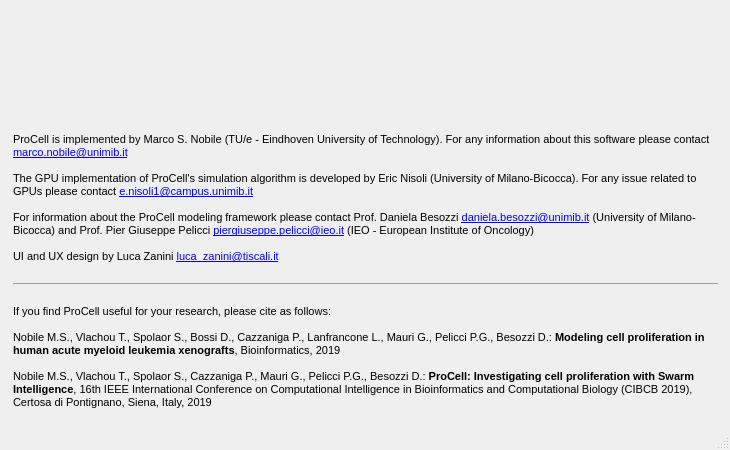
<?xml version="1.0" encoding="UTF-8"?>
<ui version="4.0">
 <class>MainWindow</class>
 <widget class="QMainWindow" name="MainWindow">
  <property name="windowModality">
   <enum>Qt::ApplicationModal</enum>
  </property>
  <property name="geometry">
   <rect>
    <x>0</x>
    <y>0</y>
    <width>730</width>
    <height>450</height>
   </rect>
  </property>
  <property name="sizePolicy">
   <sizepolicy hsizetype="Fixed" vsizetype="Fixed">
    <horstretch>0</horstretch>
    <verstretch>0</verstretch>
   </sizepolicy>
  </property>
  <property name="minimumSize">
   <size>
    <width>730</width>
    <height>450</height>
   </size>
  </property>
  <property name="maximumSize">
   <size>
    <width>1128</width>
    <height>450</height>
   </size>
  </property>
  <property name="windowTitle">
   <string>About ProCell</string>
  </property>
  <property name="unifiedTitleAndToolBarOnMac">
   <bool>true</bool>
  </property>
  <widget class="QWidget" name="centralwidget">
   <property name="sizePolicy">
    <sizepolicy hsizetype="Fixed" vsizetype="Fixed">
     <horstretch>0</horstretch>
     <verstretch>0</verstretch>
    </sizepolicy>
   </property>
   <layout class="QVBoxLayout" name="verticalLayout">
    <item>
     <layout class="QVBoxLayout" name="verticalLayout_2">
      <item>
       <widget class="QLabel" name="label">
        <property name="sizePolicy">
         <sizepolicy hsizetype="Fixed" vsizetype="Fixed">
          <horstretch>0</horstretch>
          <verstretch>0</verstretch>
         </sizepolicy>
        </property>
        <property name="maximumSize">
         <size>
          <width>1108</width>
          <height>114</height>
         </size>
        </property>
        <property name="text">
         <string/>
        </property>
        <property name="pixmap">
         <pixmap resource="resources.qrc">:/buttons/procell_logo.png</pixmap>
        </property>
        <property name="scaledContents">
         <bool>true</bool>
        </property>
        <property name="alignment">
         <set>Qt::AlignLeading|Qt::AlignLeft|Qt::AlignTop</set>
        </property>
       </widget>
      </item>
     </layout>
    </item>
    <item>
     <widget class="QTextEdit" name="textEdit_2">
      <property name="sizePolicy">
       <sizepolicy hsizetype="Preferred" vsizetype="Preferred">
        <horstretch>0</horstretch>
        <verstretch>0</verstretch>
       </sizepolicy>
      </property>
      <property name="styleSheet">
       <string notr="true">background-color:transparent; border:0px solid white;</string>
      </property>
      <property name="html">
       <string>&lt;!DOCTYPE HTML PUBLIC &quot;-//W3C//DTD HTML 4.0//EN&quot; &quot;http://www.w3.org/TR/REC-html40/strict.dtd&quot;&gt;
&lt;html&gt;&lt;head&gt;&lt;meta name=&quot;qrichtext&quot; content=&quot;1&quot; /&gt;&lt;style type=&quot;text/css&quot;&gt;
p, li { white-space: pre-wrap; }
&lt;/style&gt;&lt;/head&gt;&lt;body style=&quot; font-family:'MS Shell Dlg 2'; font-size:8.25pt; font-weight:400; font-style:normal;&quot;&gt;
&lt;p style=&quot; margin-top:0px; margin-bottom:0px; margin-left:0px; margin-right:0px; -qt-block-indent:0; text-indent:0px;&quot;&gt;&lt;span style=&quot; font-size:8pt;&quot;&gt;ProCell is implemented by Marco S. Nobile (TU/e - Eindhoven University of Technology). For any information about&lt;/span&gt;&lt;span style=&quot; font-size:8pt; font-weight:600;&quot;&gt; &lt;/span&gt;&lt;span style=&quot; font-size:8pt;&quot;&gt;this software&lt;/span&gt;&lt;span style=&quot; font-size:8pt; font-weight:600;&quot;&gt; &lt;/span&gt;&lt;span style=&quot; font-size:8pt;&quot;&gt;please contact &lt;/span&gt;&lt;a href=&quot;mailto:marco.nobile@unimib.it&quot;&gt;&lt;span style=&quot; font-size:8pt; text-decoration: underline; color:#0000ff;&quot;&gt;marco.nobile@unimib.it&lt;/span&gt;&lt;/a&gt;&lt;/p&gt;
&lt;p style=&quot;-qt-paragraph-type:empty; margin-top:0px; margin-bottom:0px; margin-left:0px; margin-right:0px; -qt-block-indent:0; text-indent:0px; font-size:8pt; text-decoration: underline; color:#0000ff;&quot;&gt;&lt;br /&gt;&lt;/p&gt;
&lt;p style=&quot; margin-top:0px; margin-bottom:0px; margin-left:0px; margin-right:0px; -qt-block-indent:0; text-indent:0px;&quot;&gt;&lt;span style=&quot; font-size:8pt;&quot;&gt;The&lt;/span&gt;&lt;span style=&quot; font-size:8pt; font-weight:600;&quot;&gt; &lt;/span&gt;&lt;span style=&quot; font-size:8pt;&quot;&gt;GPU implementation of ProCell's simulation algorithm is developed by Eric Nisoli (University of Milano-Bicocca). For any issue related to GPUs please contact &lt;/span&gt;&lt;a href=&quot;mailto:e.nisoli1@campus.unimib.it&quot;&gt;&lt;span style=&quot; font-size:8pt; text-decoration: underline; color:#0000ff;&quot;&gt;e.nisoli1@campus.unimib.it&lt;/span&gt;&lt;/a&gt;&lt;/p&gt;
&lt;p style=&quot;-qt-paragraph-type:empty; margin-top:0px; margin-bottom:0px; margin-left:0px; margin-right:0px; -qt-block-indent:0; text-indent:0px; font-size:8pt;&quot;&gt;&lt;br /&gt;&lt;/p&gt;
&lt;p style=&quot; margin-top:0px; margin-bottom:0px; margin-left:0px; margin-right:0px; -qt-block-indent:0; text-indent:0px;&quot;&gt;&lt;span style=&quot; font-size:8pt;&quot;&gt;For information about the ProCell modeling framework please contact Prof. Daniela Besozzi &lt;/span&gt;&lt;a href=&quot;mailto:daniela.besozzi@unimib.it&quot;&gt;&lt;span style=&quot; font-size:8pt; text-decoration: underline; color:#0000ff;&quot;&gt;daniela.besozzi@unimib.it&lt;/span&gt;&lt;/a&gt;&lt;span style=&quot; font-size:8pt;&quot;&gt; (University of Milano-Bicocca) and Prof. Pier Giuseppe Pelicci &lt;/span&gt;&lt;a href=&quot;mailto:piergiuseppe.pelicci@ieo.it&quot;&gt;&lt;span style=&quot; font-size:8pt; text-decoration: underline; color:#0000ff;&quot;&gt;piergiuseppe.pelicci@ieo.it&lt;/span&gt;&lt;/a&gt;&lt;span style=&quot; font-size:8pt;&quot;&gt; (IEO - European Institute of Oncology)&lt;/span&gt;&lt;/p&gt;
&lt;p style=&quot;-qt-paragraph-type:empty; margin-top:0px; margin-bottom:0px; margin-left:0px; margin-right:0px; -qt-block-indent:0; text-indent:0px; font-size:8pt;&quot;&gt;&lt;br /&gt;&lt;/p&gt;
&lt;p style=&quot; margin-top:0px; margin-bottom:0px; margin-left:0px; margin-right:0px; -qt-block-indent:0; text-indent:0px;&quot;&gt;&lt;span style=&quot; font-size:8pt;&quot;&gt;UI and UX design by Luca Zanini &lt;/span&gt;&lt;a href=&quot;mailto:luca_zanini@tiscali.it&quot;&gt;&lt;span style=&quot; font-size:8pt; text-decoration: underline; color:#0000ff;&quot;&gt;luca_zanini@tiscali.it&lt;/span&gt;&lt;/a&gt;&lt;/p&gt;
&lt;p style=&quot;-qt-paragraph-type:empty; margin-top:0px; margin-bottom:0px; margin-left:0px; margin-right:0px; -qt-block-indent:0; text-indent:0px; font-size:8pt;&quot;&gt;&lt;br /&gt;&lt;/p&gt;
&lt;hr /&gt;
&lt;p style=&quot;-qt-paragraph-type:empty; margin-top:0px; margin-bottom:0px; margin-left:0px; margin-right:0px; -qt-block-indent:0; text-indent:0px; font-size:9.75pt;&quot;&gt;&lt;br /&gt;&lt;/p&gt;
&lt;p style=&quot; margin-top:0px; margin-bottom:0px; margin-left:0px; margin-right:0px; -qt-block-indent:0; text-indent:0px;&quot;&gt;&lt;span style=&quot; font-size:8pt;&quot;&gt;If you find ProCell useful for your research, please cite as follows:&lt;/span&gt;&lt;/p&gt;
&lt;p style=&quot;-qt-paragraph-type:empty; margin-top:0px; margin-bottom:0px; margin-left:0px; margin-right:0px; -qt-block-indent:0; text-indent:0px; font-size:8pt; text-decoration: underline; color:#0000ff;&quot;&gt;&lt;br /&gt;&lt;/p&gt;
&lt;p style=&quot; margin-top:0px; margin-bottom:0px; margin-left:0px; margin-right:0px; -qt-block-indent:0; text-indent:0px;&quot;&gt;&lt;span style=&quot; font-size:8pt;&quot;&gt;Nobile M.S., Vlachou T., Spolaor S., Bossi D., Cazzaniga P., Lanfrancone L., Mauri G., Pelicci P.G., Besozzi D.: &lt;/span&gt;&lt;span style=&quot; font-size:8pt; font-weight:600;&quot;&gt;Modeling cell proliferation in human acute myeloid leukemia xenografts&lt;/span&gt;&lt;span style=&quot; font-size:8pt;&quot;&gt;, Bioinformatics, 2019&lt;/span&gt;&lt;/p&gt;
&lt;p style=&quot;-qt-paragraph-type:empty; margin-top:0px; margin-bottom:0px; margin-left:0px; margin-right:0px; -qt-block-indent:0; text-indent:0px; font-size:8pt;&quot;&gt;&lt;br /&gt;&lt;/p&gt;
&lt;p style=&quot; margin-top:0px; margin-bottom:0px; margin-left:0px; margin-right:0px; -qt-block-indent:0; text-indent:0px;&quot;&gt;&lt;span style=&quot; font-size:8pt;&quot;&gt;Nobile M.S., Vlachou T., Spolaor S., Cazzaniga P., Mauri G., Pelicci P.G., Besozzi D.: &lt;/span&gt;&lt;span style=&quot; font-size:8pt; font-weight:600;&quot;&gt;ProCell: Investigating cell proliferation with Swarm Intelligence&lt;/span&gt;&lt;span style=&quot; font-size:8pt;&quot;&gt;, 16th IEEE International Conference on Computational Intelligence in Bioinformatics and Computational Biology (CIBCB 2019), Certosa di Pontignano, Siena, Italy, 2019 &lt;/span&gt;&lt;/p&gt;&lt;/body&gt;&lt;/html&gt;</string>
      </property>
     </widget>
    </item>
   </layout>
  </widget>
  <widget class="QMenuBar" name="menubar">
   <property name="geometry">
    <rect>
     <x>0</x>
     <y>0</y>
     <width>730</width>
     <height>21</height>
    </rect>
   </property>
  </widget>
  <widget class="QStatusBar" name="statusbar"/>
 </widget>
 <resources>
  <include location="resources.qrc"/>
 </resources>
 <connections/>
</ui>
